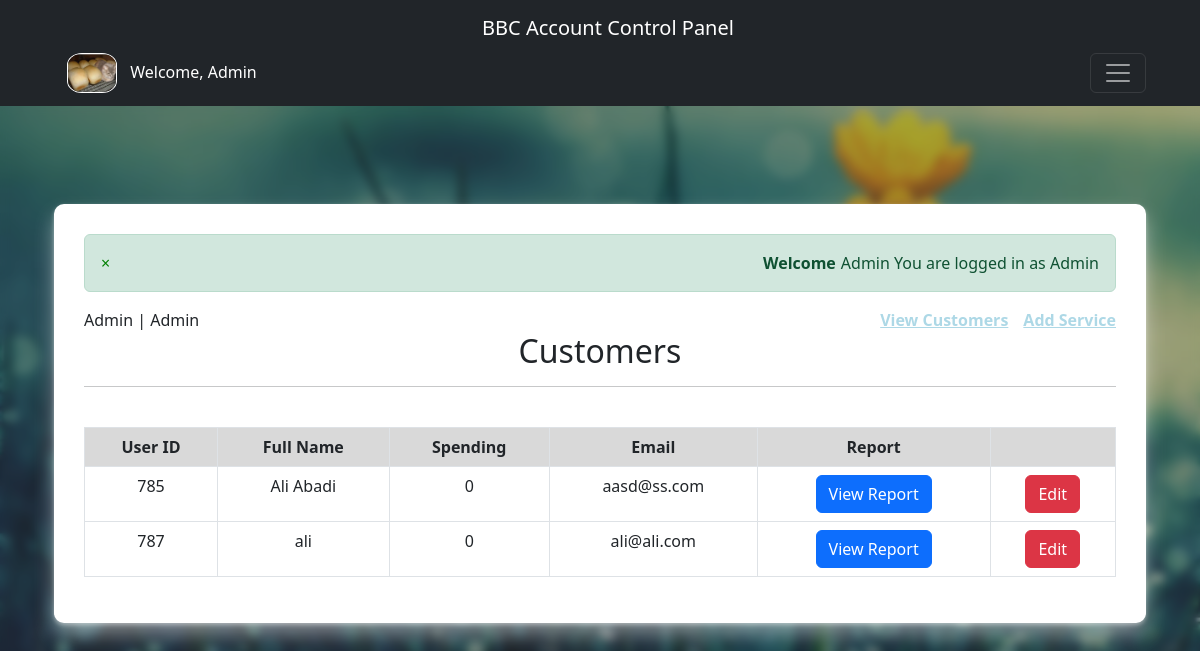
/customers.php (signed in), run on the app's committed database.
### tables this page shows
CREATE TABLE `user` (
  `id` int(11) NOT NULL,
  `fullName` varchar(80) NOT NULL,
  `image` varchar(255) NOT NULL,
  `email` varchar(255) NOT NULL,
  `password` char(128) NOT NULL,
  `phone_number` varchar(15) DEFAULT NULL,
  `user_type` char(3) NOT NULL DEFAULT 'CTM',
  `created_at` datetime NOT NULL DEFAULT current_timestamp(),
  `updated_at` datetime NOT NULL DEFAULT current_timestamp() ON UPDATE current_timestamp(),
  `spending` int(5) NOT NULL
);

### includes/config.php (called while the page is built, shortened)
<?php
class config
{
    private $host = "localhost";
    private $user = "root";
    private $pass = "";
    private $dbnm = "servicesystem";
    private $dbh;
    private $stmt;
    public function __construct()
    {
        $dsn = "mysql:host=" . $this->host . "; dbname=" . $this->dbnm;
        $options = array(
            PDO::ATTR_PERSISTENT => true,
            PDO::ATTR_ERRMODE => PDO::ERRMODE_EXCEPTION
        );
        try {
            $this->dbh = new PDO($dsn, $this->user, $this->pass, $options);
        } catch (PDOException $error) {
            $this->errmsg = $error->getMessage();
            echo $this->errmsg;
        }
    }
    public function query($query)
    {
        $this->stmt = $this->dbh->prepare($query);
    }
    public function execute()
    {
        return $this->stmt->execute();
    }
    public function fetchMultiple()
    {
        $this->execute();
        return $this->stmt->fetchAll(PDO::FETCH_ASSOC);
    }
}
?>

### customers.php (the view, shortened to what this page needs)
<?php
require('includes/header.php');
require('includes/config.php');
require('includes/functions.php');
$db = new config;
$db->query('SELECT * FROM user where user_type = "CTM"');
$results = $db->fetchMultiple();
?>
<div class="container" style="background-color: aliceblue;padding: 30px;border-radius: 10px;box-shadow: 0 12px 20px 0 rgb(255 255 255 / 43%), 0 2px 4px 0 rgb(255 255 255 / 42%);background-color:#fff;">
  <div class="jumbotron">
    <div style="display: flex;justify-content:space-between;align-items:center;">
    <?php echo $_SESSION['user_data']['fullName'] ?> | Admin
    <div style="display: flex;gap:15px;">
  <?php if (isset($_SESSION['user_is_logged_in'])) {
  echo ' <small style="display: block;text-align: right;" id="o22"><a href="customers.php"> View Customers</a> </small>';
  echo ' <small style="display: block;text-align: right;" id="o33"><a href="add_service.php"> Add Service</a> </small>';
}
?>
</div>
</div>
    <h2 class="text-center">Customers</h2>
    <hr>
    <br>
    <table class="table table-bordered table-hover text-center">
      <thead>
        <tr>
          <th class="text-center">User ID</th>
          <th class="text-center">Full Name</th>
          <th class="text-center">Spending</th>
          <th class="text-center">Email</th>
          <th class="text-center">Report</th>
          <th class="text-center"></th>
        </tr>
      </thead>
      <tbody>
        <?php  foreach($results as $result) : ?>
        <tr>
          <td>
            <?php echo $result['id'] ?>
          </td>
          <td>
            <?php echo $result['fullName'] ?>
          </td>
          <td>
            <?php echo $result['spending'] ?>
          </td>
          <td>
            <?php echo $result['email'] ?>
          </td>
          <td><a href="reports.php?cus_id=<?php echo $result['id'] ?>" class='btn btn-primary'>View Report</a></td>
          <td><a href="edit.php?cus_id=<?php echo $result['id'] ?>" class='btn btn-danger'>Edit</a></td>
        </tr>
        <?php endforeach ; ?>
      </tbody>
    </table>
  </div>
</div>
</div>
</div>
</body>
</html>

### includes/header.php (shortened to what this page needs)
<html>
<head>
    <link rel="stylesheet" href="https://cdn.jsdelivr.net/npm/bootstrap@5.2.2/dist/css/bootstrap.rtl.min.css"
>
    <link rel="stylesheet" href="css/header.css">
</head>
<body>
    <?php
    if (isset($_SESSION['activeUser']) || isset($_SESSION['user_is_logged_in'])) {
        $fullname = $_SESSION['user_data']['fullName'];
        $imageo = $_SESSION['user_data']['imgoh'];
    }
    ?>
    <nav class="navbar navbar-dark bg-dark">
        <div class="container">
            <div class="container-fluid">
                <a class="navbar-brand" href="customers.php" style="display: block;text-align: center;">BBC Account
                    Control Panel</a>
                <div style="display: flex;gap: 10px;justify-content: space-between;align-items: center;">
                    <h5 class="text-white h6" style="margin: 0; padding:5px">
                        <a class="navbar-brand mx-2" href="#">
                            <img src="uploaded_image/<?php echo $imageo; ?>" alt="Image" width="50" height="40"
                                style="border-radius: 30%;border:1px solid white;">
                        </a>
                        Welcome, <?php echo $fullname ?>
                    </h5>
                    <button class="navbar-toggler" type="button" data-bs-toggle="collapse"
                        data-bs-target="#navbarToggleExternalContent" aria-controls="navbarToggleExternalContent"
                        aria-expanded="false" aria-label="Toggle navigation">
                        <span class="navbar-toggler-icon"></span>
                    </button>
                </div>
            </div>
        </div>
    </nav>
    <div class="container" style="position: relative; padding-top:50px;padding-bottom:100px;">
        <div class="container-fluid pt-5">

### includes/functions.php (shortened to what this page needs)
<?php
function showmsg()
{
    if (isset($_SESSION['msg'])) {
        echo $_SESSION['msg'];
    }
}
?>

### css/header.css (style rules this page uses)
body { background-image: url(../img/Admin-wall.jpg); background-repeat: no-repeat; background-size: cover; position: relative; min-height: 100vh; }
body::before { content: ''; position: absolute; left: 0; top: 0; width: 100%; height: 100%; background-color: rgba(0, 0, 0, 0.35); backdrop-filter: blur(5px); }
#o22 a { color: lightblue; font-size: 16px; font-weight: bold; transition: 0.3s; }
#o33 a { color: lightblue; font-size: 16px; font-weight: bold; transition: 0.3s; }
th { background-color: rgba(0, 0, 0, 0.15) !important; }
td { transition: 0.5s; }
div.alert.alert-success.text-center { display: flex; justify-content: space-between; align-items: center; }
div.alert.alert-success.text-center a { color: green; text-decoration: none; }
div.alert.alert-success.text-center strong { flex: 1; text-align: right; margin-right: 5px; }

### data on the page
user: id "785", fullName "Ali Abadi", spending "0", email "aasd@ss.com"
user: id "787", fullName "ali", spending "0", email "ali@ali.com"

### other printed values
$fullname "Admin"
$_SESSION['msg'] "× Welcome Admin You are logged in as Admin"
$_SESSION['user_data']['fullName'] "Admin"
